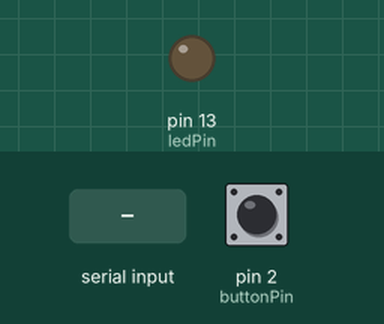
Simulated run of this sketch. Board: Arduino Uno, built with avr-gcc and run on an emulated ATmega328P. Shown: output pins drawn as LEDs (lit = HIGH). Dashed ring = blinking. Inputs (shaded band) come from the test bench; at power-on: pin 2 (buttonPin) LOW. What the sketch prints to the serial monitor is not drawn.

Above: at 3.2 s.
3.3 s: pin 2 (buttonPin) pulled HIGH for 3.2 s
At 3.8 s:
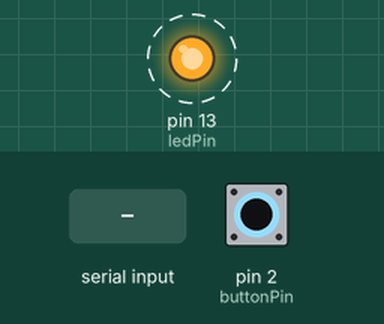
8.3 s: "1" received over Serial
9.8 s: "2" received over Serial
Timing chart, 0 to 12.8 s (numbered marks = the images above; inputs shaded):
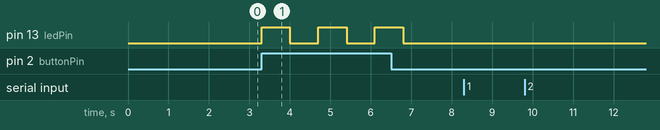

The sketch:

exercise-06.ino
```cpp
const int buttonPin = 2;     // the number of the pushbutton pin
const int ledPin =  13;      // the number of the LED pin
const int major = 1;
const int minor = 0;
const int build = 3;
// variables will change:
int buttonState = 0;         // variable for reading the pushbutton status

void setup() {

  Serial.begin(115200);
  while (!Serial) {

  }
  delay(2000);
  // initialize the LED pin as an output:
  pinMode(ledPin, OUTPUT);
  // initialize the pushbutton pin as an input:
  pinMode(buttonPin, INPUT);

  Serial.println(">> OPTIONS:");
  Serial.println("");
  Serial.println("1 - HELP");
  Serial.println("2 - SEE FIRMWARE VERSION");
}

void loop() {
  // read the state of the pushbutton value:
  buttonState = digitalRead(buttonPin);

  if (Serial.available()) {
    char c = Serial.read();
    if(c == '1') {
      Serial.println("");
      Serial.println("---------------------------------------------");
      Serial.println("HELP");
      Serial.println("");
      Serial.println("1. Blink led (frequency: 700 ms)");
      Serial.println("2. Press button to enable blink led.");
      Serial.println(">> Send 0 to go back to OPTIONS.");
      Serial.println("---------------------------------------------");
    }
    if(c == '2') {
      Serial.println("");
      Serial.println("Version: 1.0.13");
      Serial.println(">> Send 0 to go back to OPTIONS.");
    }
    if(c == '0') {
      Serial.println("");
      Serial.println(">> OPTIONS:");
      Serial.println("");
      Serial.println("1 - HELP");
      Serial.println("2 - SEE FIRMWARE VERSION");
    }

  }

  // check if the pushbutton is pressed.
  // if it is, the buttonState is HIGH:
  if (buttonState == HIGH) {
    // turn LED on:
    digitalWrite(13, HIGH);   // turn the LED on (HIGH is the voltage level)
    delay(700);              // wait for a second
    digitalWrite(13, LOW);    // turn the LED off by making the voltage LOW
    delay(700);              // wait for a second
  } else {
    // turn LED off:
    digitalWrite(ledPin, LOW);
  }
}
```

Measured:
- after the input at 3.3 s, pin 13 (ledPin): alternates HIGH for 0.70 s and LOW for 0.70 s, 6 changes in all, then stays LOW, starting at once
- after the input at 8.3 s, every drawn part: stays the same
- after the input at 9.8 s, every drawn part: stays the same
